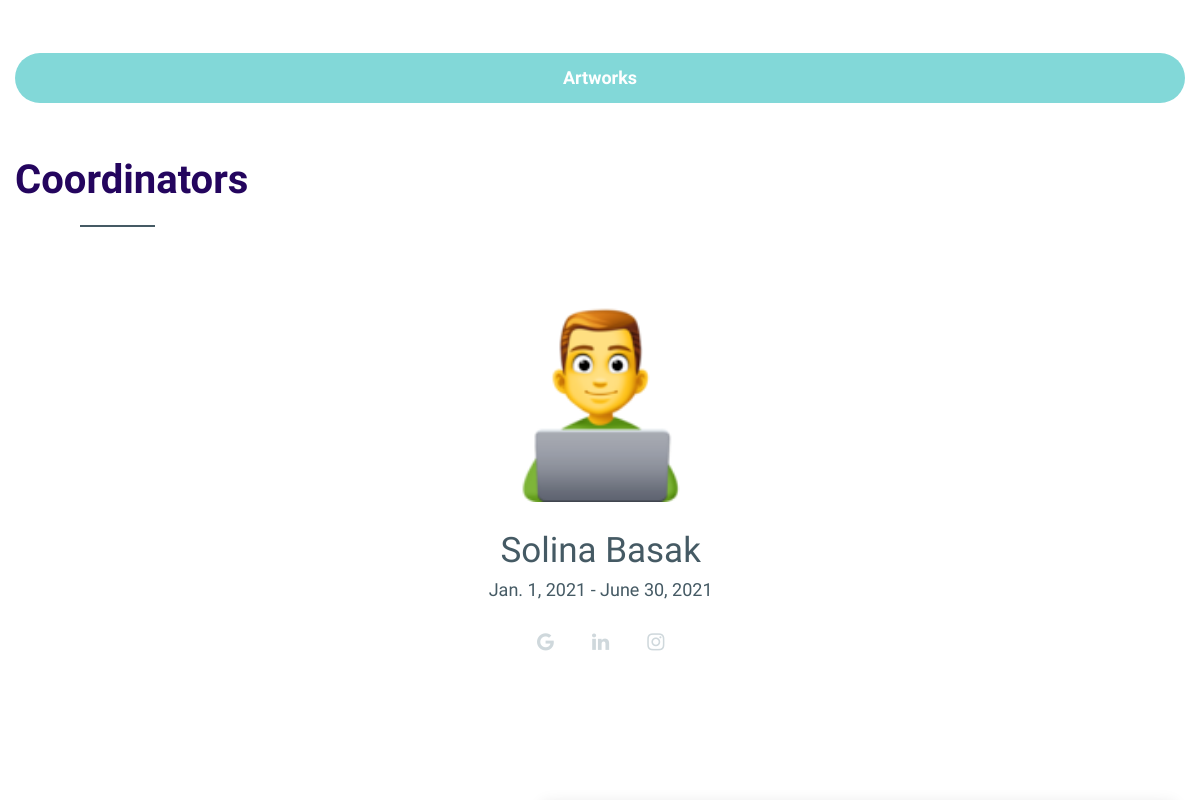
/ (middle part), run on an earlier commit of the app's database.
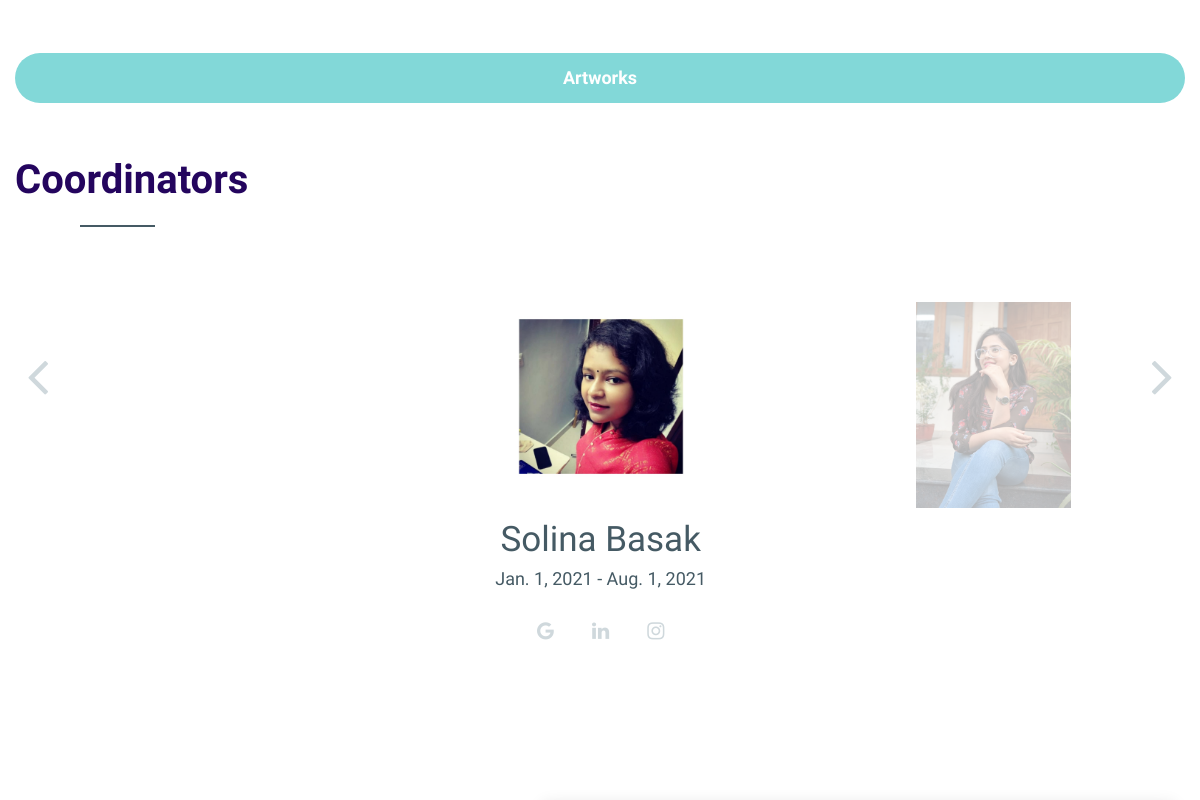
And on a later commit of the database.
### webapp/models.py (models this page shows, shortened)
class Coordinator(models.Model):
    name = models.CharField(max_length=30)
    profile_picture = models.ImageField(upload_to="Profile/")
    from_date = models.DateField()
    to_date = models.DateField()
    gmail = models.CharField(max_length=200, blank=True, null=True)
    insta = models.CharField(max_length=200, blank=True, null=True)
    linkedin = models.CharField(max_length=200, blank=True, null=True)

### webapp/views.py (the view, shortened to what this page needs)
# urls.py: path('', views.index, name="home"),
def index(request):
    posts = Post.objects.all().order_by('-id')[:6]
    coordinators = Coordinator.objects.all().order_by('-to_date')[:6]
    return render(request, 'index.html', {'posts': posts, 'coordinators': coordinators})

### webapp/templates/index.html (shortened to what this page needs)
{% load static %}
<!DOCTYPE html>
<html lang="en">
<head>
    <link rel="stylesheet" href="{% static 'css/bootstrap.css' %}">
    <link rel="stylesheet" href="{% static 'css/font-awesome.min.css' %}">
    <link rel="stylesheet" href="{% static 'css/owl.carousel.min.css' %}">
    <link rel="stylesheet" href="{% static 'css/owl.theme.default.min.css' %}">
    <link rel="stylesheet" href="{% static 'css/style.css' %}">
    <link rel="stylesheet" href="{% static 'css/responsive.css' %}">
</head>
<body>
    <div class="wrapper">
        <section id="events">
            <section class="portfolia">
                <div class="container">
                    <div class="row">
                        <div class="col-md-12">
                            <div class="penination">
                                <a href="https://www.instagram.com/alankrit_iiitg/">
                                    <p>Artworks</p>
                                </a>
                            </div>
                        </div>
                    </div>
                </div>
            </section>
        </section>
        <section id="coordinators">
            <section class="our-team">
                <div class="container">
                    <div class="row">
                        <div class="col-md-12">
                            <div class="team-text">
                                <h2>Coordinators</h2>
                            </div>
                        </div>
                    </div>
                    <div class="row">
                        <div class="col-md-12">
                            <div class="my-claint owl-carousel owl-theme">
                                {% for coordinator in coordinators %}
                                <div class="item">
                                    <img src={{ coordinator.profile_picture.url }} alt="">
                                    <div class="item-text">
                                        <h3>{{ coordinator.name }}</h3>
                                        <h4>{{ coordinator.from_date }} - {{ coordinator.to_date }}</h4>
                                        <p>
                                            {% if coordinator.gmail %}
                                            <a href="{{ coordinator.gmail }}"><i class="fa fa-google"
                                                    aria-hidden="true"></i></a>
                                            {% endif %}
                                            {% if coordinator.linkedin %}
                                            <a href="{{ coordinator.linkedin }}"><i class="fa fa-linkedin"
                                                    aria-hidden="true"></i></a>
                                            {% endif %}
                                            {% if coordinator.insta %}
                                            <a href="{{ coordinator.insta }}"><i class="fa fa-instagram"
                                                    aria-hidden="true"></i></a>
                                            {% endif %}
                                        </p>
                                    </div>
                                </div>
                                {%endfor %}
                            </div>
                        </div>
                    </div>
                </div>
            </section>
        </section>
        <section id="contact">
            <section class="contact">
                <div class="container">
                    <div class="row">
                        <div class="col-md-4 col-sm-12">
                        </div>
                        <div class="col-md-8 col-sm-12">
                        </div>
                    </div>
                </div>
            </section>
        </section>
    </div>
</body>
</html>

### webapp/static/css/style.css (style rules this page uses)
body { background: #ffffff; cursor: url("../img/mouse.png"),pointer; }
a { cursor: url("../img/7890.png"),pointer; }
.wrapper section.portfolia { margin-top: 122px; }
div.wrapper section.portfolia div.penination p { background: #82d8d8 none repeat scroll 0 0; color: #fff; font-family: "Raleway", sans-serif; font-size: 18px; font-weight: 700; margin: 55px auto; padding: 12px 40px; position: relative; text-align: center; width: -moz-fit-content; border-radius: 30px/30px; }
div.wrapper section.portfolia div.penination a { text-decoration: none; color: #fff; }
.wrapper section.our-team { margin-bottom: 50px; }
.wrapper section.our-team .team-text { margin-bottom: 75px; }
.wrapper section.our-team .team-text h2 { color: #24055e; font-family: 'Paprika', cursive;; font-size: 40px; font-weight: 700; margin: 0 auto; position: relative; width: -moz-fit-content; padding-bottom: 25px; }
.wrapper section.our-team .team-text h2::before { background: #455a64 none repeat scroll 0 0; bottom: 0; content: ""; height: 2px; left: 65px; position: absolute; width: 75px; }
.wrapper section.our-team .my-claint { height: 350px; position: relative; }
.wrapper section.our-team .my-claint .item { text-align: center; }
.wrapper section.our-team .my-claint .item img { width: 155px; margin: 0 auto; opacity: 0.3; }
.wrapper section.our-team .my-claint .item .item-text { opacity: 0; }
.wrapper section.our-team .my-claint .item .item-text h3 { color: #455a64; font-family: "Raleway", sans-serif; font-size: 35px; font-weight: 400; margin-bottom: 0; margin-top: 30px; }
.wrapper section.our-team .my-claint .item .item-text h4 { color: #455a64; font-family: "Raleway", sans-serif; font-size: 18px; font-weight: 300; margin-bottom: 32px; }
.wrapper section.our-team .my-claint .item .item-text i { color: #cfd8dc; font-size: 20px; padding: 0 17px; }
.wrapper section.our-team .my-claint .owl-item.active.center .item img { width: 200px; opacity: 1; }
.wrapper section.our-team .my-claint .owl-item.active.center .item>.item-text { opacity: 1 }
.wrapper section.contact { height: auto; overflow: hidden; padding: 50px 0; position: relative; }

### webapp/static/css/responsive.css (style rules this page uses)
@media (min-width: 1200px) and (max-width: 1439px) { .wrapper section.contact { height: 590px; padding: 50px 0; } }

What changed in the data, as far as the page shows it:
changed Coordinator "Solina Basak": profile_picture: a different picture; to_date "June 30, 2021" → "Aug. 1, 2021"
added Coordinator: profile_picture (picture)
